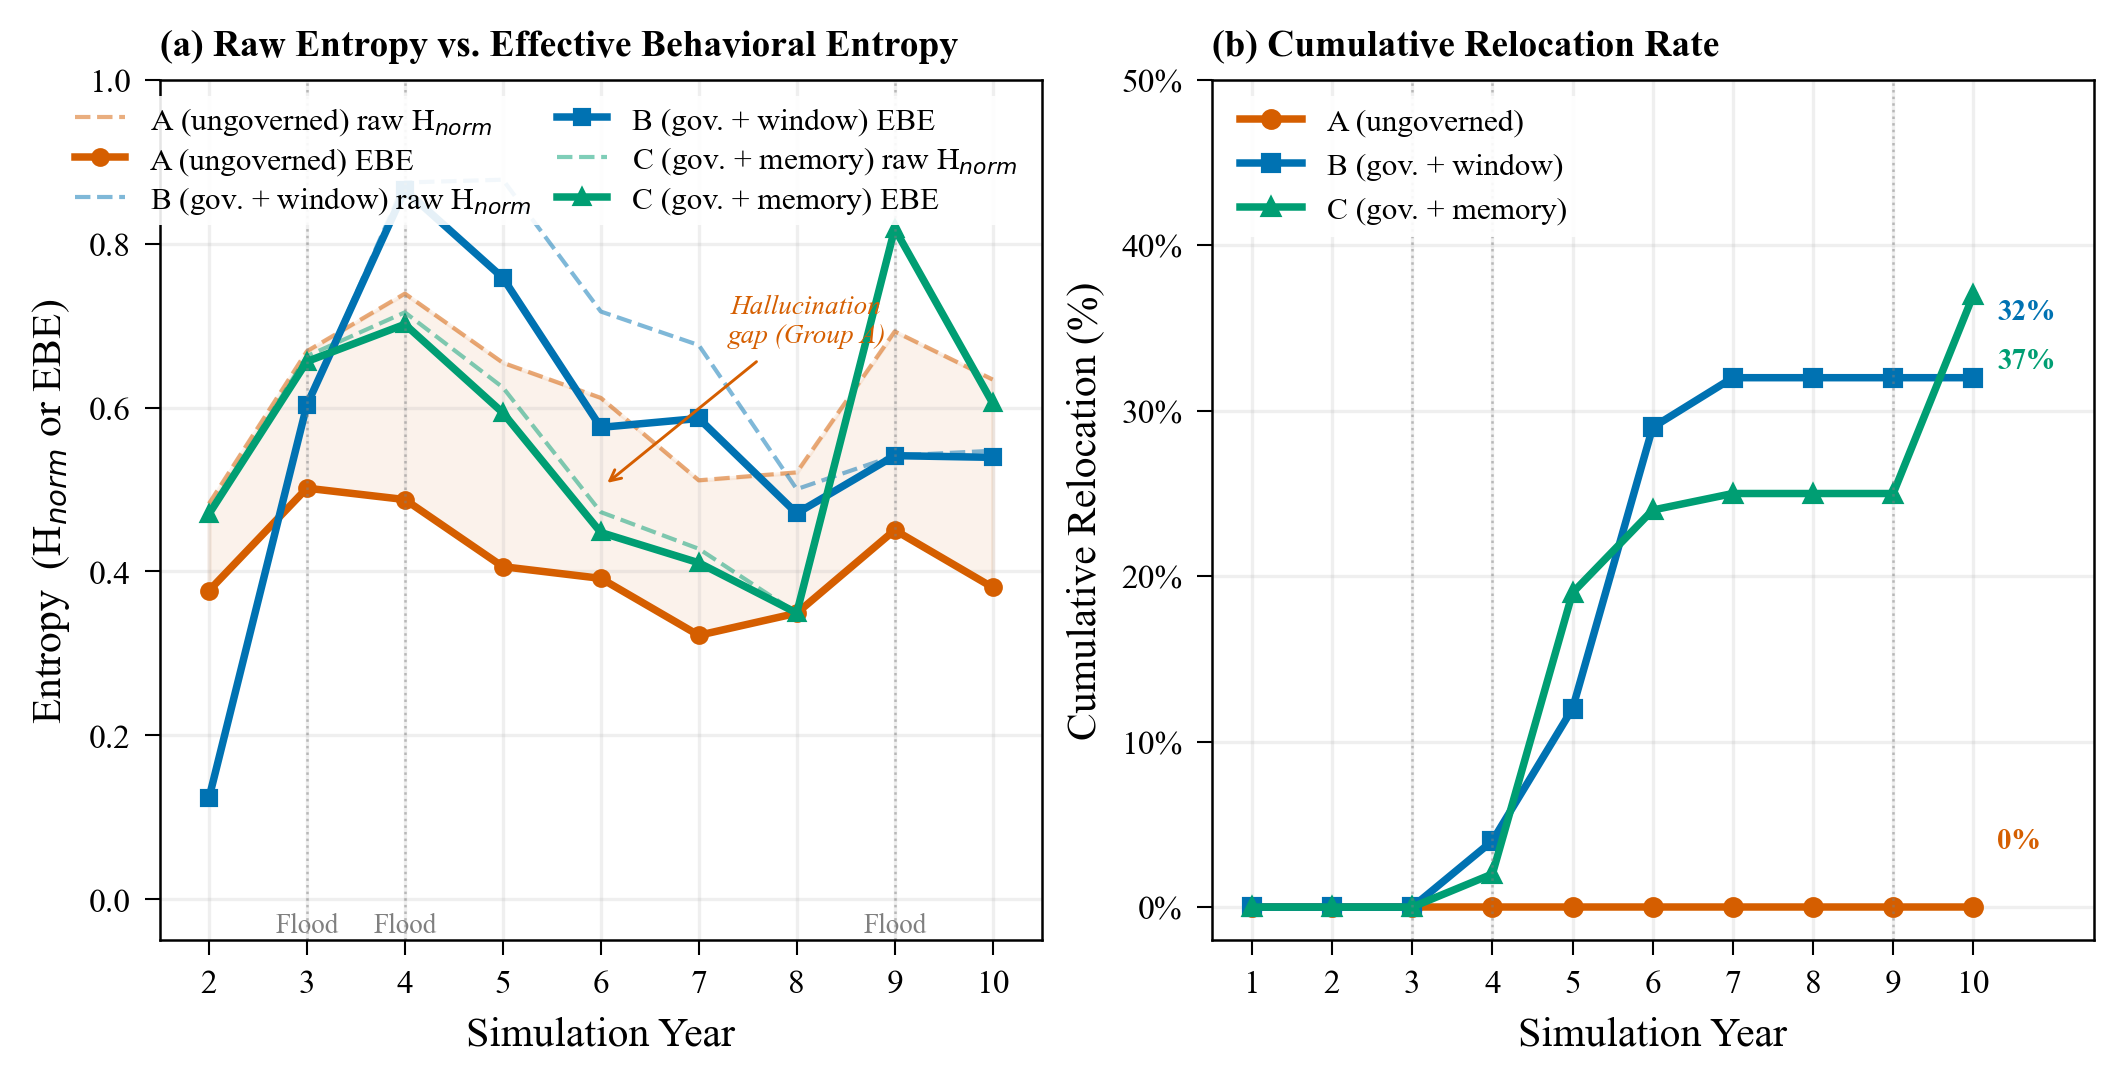

Generate this figure with Python:
"""
SAGE Paper -- Figure 3: Flood Adaptation Results (gemma3-4b)
=============================================================
Two-panel figure for the WRR Technical Report.

Panel (a): Entropy Comparison -- Raw H_norm vs EBE for Groups A, B, C
  - Grouped bar chart showing Raw H_norm, Corrected H_norm, and EBE
    across simulation years 2-10.
  - Group A's large gap between raw and EBE reveals hallucination inflation.
  - Groups B and C show minimal correction (low hallucination).

Panel (b): Cumulative Relocation Curves for Groups A, B, C
  - Group A: 0% (agents never relocate without governance)
  - Group B: ~32% plateau (window memory forgets; no year-9 response)
  - Group C: ~37% (human-centric memory enables year-9 response)

Data sources:
  - corrected_entropy_gemma3_4b.csv  (entropy metrics by group x year)
  - Simulation logs under results/JOH_FINAL/gemma3_4b/Group_{A,B,C}/Run_1/

AGU/WRR figure requirements:
  - 300 DPI minimum
  - Serif font (Times New Roman or equivalent)
  - Color-blind friendly palette (Okabe-Ito)

Usage:
  python fig3_flood_results.py
"""

import sys
from pathlib import Path

import matplotlib
matplotlib.use("Agg")
import matplotlib.pyplot as plt
import matplotlib.ticker as mticker
import numpy as np
import pandas as pd

# ---------- paths ----------
SCRIPT_DIR = Path(__file__).resolve().parent
BASE = SCRIPT_DIR.parents[1]          # examples/single_agent
RESULTS = BASE / "results" / "JOH_FINAL" / "gemma3_4b"
ENTROPY_CSV = SCRIPT_DIR / "corrected_entropy_gemma3_4b.csv"

# ---------- style ----------
plt.rcParams.update({
    "font.family":      "serif",
    "font.serif":       ["Times New Roman", "DejaVu Serif"],
    "font.size":        9,
    "axes.labelsize":   10,
    "axes.titlesize":   10,
    "legend.fontsize":  7.5,
    "xtick.labelsize":  8,
    "ytick.labelsize":  8,
    "figure.dpi":       300,
    "savefig.dpi":      300,
    "savefig.bbox":     "tight",
    "axes.linewidth":   0.6,
    "xtick.major.width": 0.5,
    "ytick.major.width": 0.5,
})

# Okabe-Ito color-blind friendly palette
C_A = "#D55E00"   # vermillion  (Group A -- ungoverned)
C_B = "#0072B2"   # blue        (Group B -- governance + window memory)
C_C = "#009E73"   # teal        (Group C -- governance + full memory)

YEARS = np.arange(1, 11)
YEARS_PANEL_A = np.arange(2, 11)      # years 2-10 for entropy panel
FLOOD_YEARS = [3, 4, 9]
N_TOTAL = 100                          # agents per group


# ================================================================
# Data loaders
# ================================================================

def load_entropy():
    """Load the corrected entropy CSV."""
    if not ENTROPY_CSV.exists():
        print(f"ERROR: {ENTROPY_CSV} not found.\n"
              "Run corrected_entropy_analysis.py first.")
        sys.exit(1)
    return pd.read_csv(ENTROPY_CSV)


def compute_cumulative_relocation(entropy_df):
    """
    Compute cumulative relocation rate (%) per group per year
    from the N_Active column in the entropy CSV.

    Relocation is permanent, so:
        cum_reloc(%) = (N - N_Active) / N * 100
    """
    records = {}
    for group in ["Group_A", "Group_B", "Group_C"]:
        g = entropy_df[entropy_df["Group"] == group].sort_values("Year")
        cum = (N_TOTAL - g["N_Active"].values) / N_TOTAL * 100.0
        records[group] = cum
    return records


# ================================================================
# Figure
# ================================================================

def main():
    entropy = load_entropy()
    reloc_data = compute_cumulative_relocation(entropy)

    fig, (ax1, ax2) = plt.subplots(
        1, 2, figsize=(7.0, 3.5), constrained_layout=True
    )

    # ==============================================================
    # Panel (a): Entropy comparison  --  Raw H_norm vs EBE (years 2-10)
    # ==============================================================
    ax1.set_title("(a) Raw Entropy vs. Effective Behavioral Entropy",
                  fontweight="bold", loc="left", fontsize=9)

    for group, color, label in [
        ("Group_A", C_A, "A (ungoverned)"),
        ("Group_B", C_B, "B (gov. + window)"),
        ("Group_C", C_C, "C (gov. + memory)"),
    ]:
        g = entropy[entropy["Group"] == group].sort_values("Year")
        g = g[g["Year"] >= 2]          # years 2-10 only
        yrs = g["Year"].values

        # Raw H_norm -- dashed line
        ax1.plot(
            yrs, g["Raw_H_norm"].values,
            color=color, linestyle="--", linewidth=1.0, alpha=0.50,
            label=f"{label} raw H$_{{norm}}$",
        )

        # EBE -- solid line with markers
        mkr = "o" if "A" in group else ("s" if "B" in group else "^")
        ax1.plot(
            yrs, g["EBE"].values,
            color=color, linestyle="-", linewidth=1.8,
            marker=mkr, markersize=3.5,
            label=f"{label} EBE",
        )

    # Shade the hallucination gap for Group A
    ga = entropy[entropy["Group"] == "Group_A"].sort_values("Year")
    ga = ga[ga["Year"] >= 2]
    ax1.fill_between(
        ga["Year"].values,
        ga["EBE"].values,
        ga["Raw_H_norm"].values,
        color=C_A, alpha=0.08,
    )
    # Label the gap
    mid_yr = 6
    ga_mid = ga[ga["Year"] == mid_yr]
    if not ga_mid.empty:
        mid_raw = ga_mid["Raw_H_norm"].values[0]
        mid_ebe = ga_mid["EBE"].values[0]
        ax1.annotate(
            "Hallucination\ngap (Group A)",
            xy=(mid_yr, (mid_raw + mid_ebe) / 2),
            xytext=(mid_yr + 2.1, 0.68),
            fontsize=6.5, color=C_A, ha="center", fontstyle="italic",
            arrowprops=dict(arrowstyle="->", color=C_A, lw=0.7),
        )

    # Flood markers
    for fy in FLOOD_YEARS:
        if fy >= 2:
            ax1.axvline(x=fy, color="gray", linestyle=":", linewidth=0.6, alpha=0.5)
    ax1.annotate("Flood", xy=(3, -0.04), fontsize=6.5, color="gray",
                 ha="center", annotation_clip=False)
    ax1.annotate("Flood", xy=(4, -0.04), fontsize=6.5, color="gray",
                 ha="center", annotation_clip=False)
    ax1.annotate("Flood", xy=(9, -0.04), fontsize=6.5, color="gray",
                 ha="center", annotation_clip=False)

    ax1.set_xlabel("Simulation Year")
    ax1.set_ylabel("Entropy  (H$_{norm}$ or EBE)")
    ax1.set_xlim(1.5, 10.5)
    ax1.set_ylim(-0.05, 1.0)
    ax1.set_xticks(YEARS_PANEL_A)
    ax1.legend(
        loc="upper right", framealpha=0.9, edgecolor="none",
        ncol=2, handlelength=1.6, columnspacing=0.8,
        borderpad=0.3, labelspacing=0.3,
    )
    ax1.grid(True, alpha=0.2)

    # ==============================================================
    # Panel (b): Cumulative relocation
    # ==============================================================
    ax2.set_title("(b) Cumulative Relocation Rate",
                  fontweight="bold", loc="left", fontsize=9)

    for group, color, label, mkr in [
        ("Group_A", C_A, "A (ungoverned)",       "o"),
        ("Group_B", C_B, "B (gov. + window)",    "s"),
        ("Group_C", C_C, "C (gov. + memory)",    "^"),
    ]:
        ax2.plot(
            YEARS, reloc_data[group],
            color=color, linewidth=1.8, marker=mkr, markersize=4,
            label=label,
        )

    # Flood markers
    for fy in FLOOD_YEARS:
        ax2.axvline(x=fy, color="gray", linestyle=":", linewidth=0.6, alpha=0.5)

    # Final-value annotations at year 10
    for group, color, va_offset in [
        ("Group_A", C_A,  +4),
        ("Group_B", C_B,  +4),
        ("Group_C", C_C,  -4),
    ]:
        final_val = reloc_data[group][-1]
        ax2.annotate(
            f"{final_val:.0f}%",
            xy=(10, final_val),
            xytext=(10.3, final_val + va_offset),
            fontsize=7, color=color, fontweight="bold",
            ha="left", va="center",
        )

    # Memory persistence annotation for Group C year 9 jump
    c_vals = reloc_data["Group_C"]
    yr9_val = c_vals[8]   # index 8 = year 9
    yr8_val = c_vals[7]   # index 7 = year 8
    if yr9_val > yr8_val:
        ax2.annotate(
            "Memory\npersistence",
            xy=(9, yr9_val - 1),
            xytext=(6.5, yr9_val + 8),
            fontsize=6.5, ha="center", fontweight="bold", color=C_C,
            arrowprops=dict(arrowstyle="->", color=C_C, lw=0.8),
        )

    ax2.set_xlabel("Simulation Year")
    ax2.set_ylabel("Cumulative Relocation (%)")
    ax2.set_xlim(0.5, 11.5)
    ax2.set_ylim(-2, 50)
    ax2.set_xticks(YEARS)
    ax2.yaxis.set_major_formatter(mticker.PercentFormatter(decimals=0))
    ax2.legend(loc="upper left", framealpha=0.9, edgecolor="none")
    ax2.grid(True, alpha=0.2)

    # ==============================================================
    # Save
    # ==============================================================
    out_png = SCRIPT_DIR / "fig3_flood_results.png"
    out_pdf = SCRIPT_DIR / "fig3_flood_results.pdf"

    fig.savefig(out_png, dpi=300)
    print(f"Saved: {out_png}")

    fig.savefig(out_pdf, dpi=300)
    print(f"Saved: {out_pdf}")

    plt.close()

    # ------ Print summary table for verification ------
    print("\n--- Entropy Summary (years 2-10 mean) ---")
    for group in ["Group_A", "Group_B", "Group_C"]:
        g = entropy[(entropy["Group"] == group) & (entropy["Year"] >= 2)]
        print(f"  {group}:  raw H_norm={g['Raw_H_norm'].mean():.2f}  "
              f"EBE={g['EBE'].mean():.2f}  "
              f"halluc={g['Hallucination_Rate'].mean():.1%}")

    print("\n--- Cumulative Relocation at Year 10 ---")
    for group in ["Group_A", "Group_B", "Group_C"]:
        print(f"  {group}: {reloc_data[group][-1]:.0f}%")


if __name__ == "__main__":
    main()
